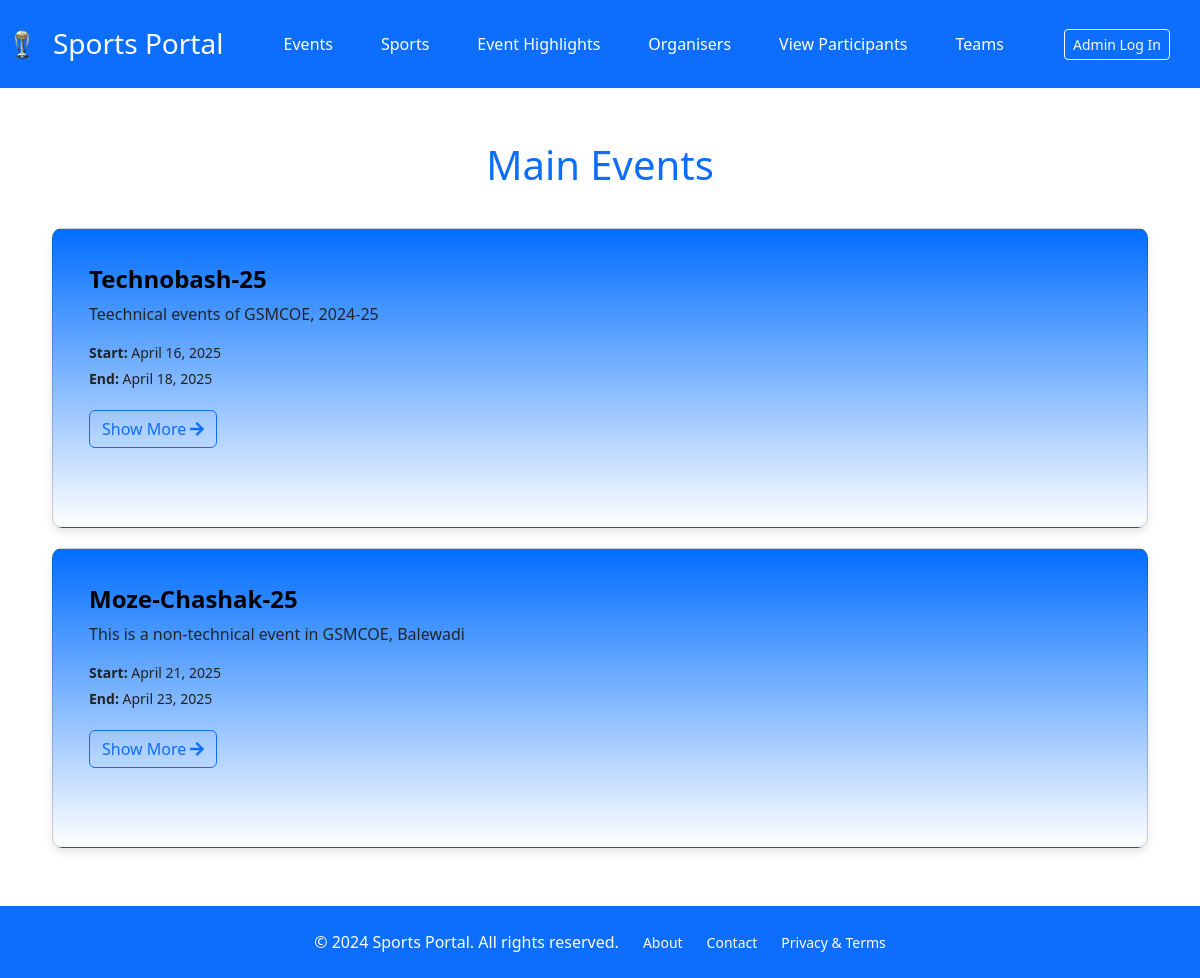
Screenshot of /events/ with the database file from the repository.
### events/models.py (models this page shows, shortened)
class MainEvent(models.Model):
    name = models.CharField(max_length=100)  # Main event name
    description = models.TextField(blank=True, null=True)  # Description of the main event
    start_date = models.DateField()  # Start date of the event
    end_date = models.DateField()  # End date of the event

### events/views.py (the view)
# urls.py: path('', MainEventListView.as_view(), name="main_event_list"),
class MainEventListView(ListView):
    model = MainEvent
    template_name = 'main_event_list.html'
    context_object_name = 'main_events'

### templates/main_event_list.html (shortened to what this page needs)
{% extends "base.html" %}
{% load static %}
{% block head %}
<link rel="stylesheet" href="{% static '/css/events.css' %}">
{% endblock head %}
{% block body %}
<div class="container py-5">
    <h1 class="text-center text-primary mb-4">Main Events</h1>
    <div class="row">
        {% for main_event in main_events %}
        <div class="col-12">
            <div class="card event-card">
                <div class="card-body">
                    <h4 class="card-title">
                        <a href="{% url 'sub_event_list' pk=main_event.pk %}" class="event-link">
                            {{ main_event.name }}
                        </a>
                    </h4>
                    <p class="card-text">{{ main_event.description }}</p>
                    <p class="event-date"><strong>Start:</strong> {{ main_event.start_date }}</p>
                    <p class="event-date"><strong>End:</strong> {{ main_event.end_date }}</p>
                    <a href="{% url 'sub_event_list' pk=main_event.pk %}" class="btn btn-outline-primary mt-3">
                        Show More <i class="fas fa-arrow-right"></i>
                    </a>
                </div>
            </div>
        </div>
        {% empty %}
        <div class="col-12 text-center">
            <p class="alert alert-warning">No events available.</p>
        </div>
        {% endfor %}
    </div>
</div>
{% endblock body %}

### static/css/base.css (style rules this page uses)
:root { --primary-color: #3F52A1; --secondary-color: #7191E6; }
body { margin: 0; padding: 0; font-family: 'Montserrat', sans-serif; color: #000; display: flex; flex-direction: column; min-height: 100vh; }

### static/css/events.css (style rules this page uses)
.event-card, .sport-card { background: linear-gradient(rgb(0, 110, 255), white); border-radius: 10px; height: 300px; box-shadow: 0px 4px 8px rgba(0, 0, 0, 0.1); padding: 20px; margin: 10px; transition: transform 0.3s ease-in-out, box-shadow 0.3s ease-in-out; }
h1 { padding: 5px; text-align: center; }
.event-link { text-decoration: none; color: black; font-weight: bold; transition: color 0.3s ease-in-out; }
.event-date { font-size: 14px; color: #222222; margin-bottom: 5px; }

### rows the page displays
MainEvent: name "Technobash-25", description "Teechnical events of GSMCOE, 2024-25", start_date "April 16, 2025", end_date "April 18, 2025"
MainEvent: name "Moze-Chashak-25", description "This is a non-technical event in GSMCOE, Balewadi", start_date "April 21, 2025", end_date "April 23, 2025"
